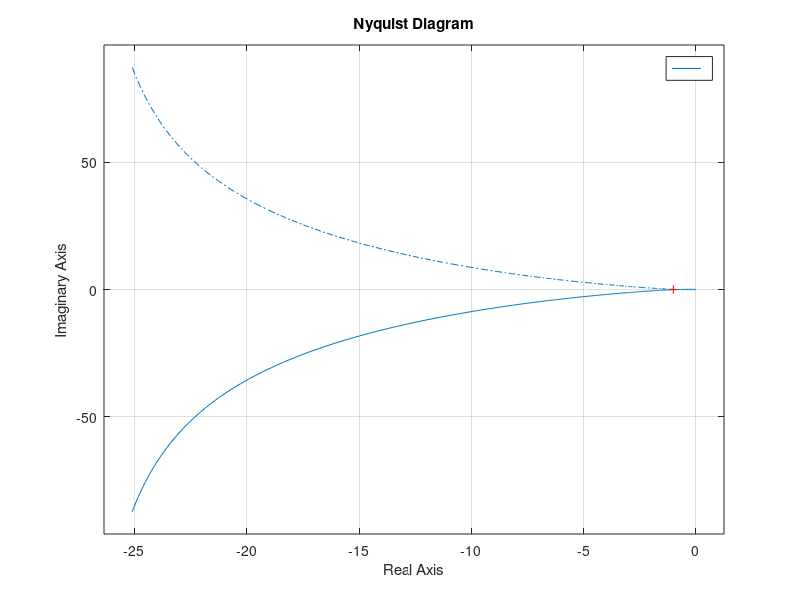
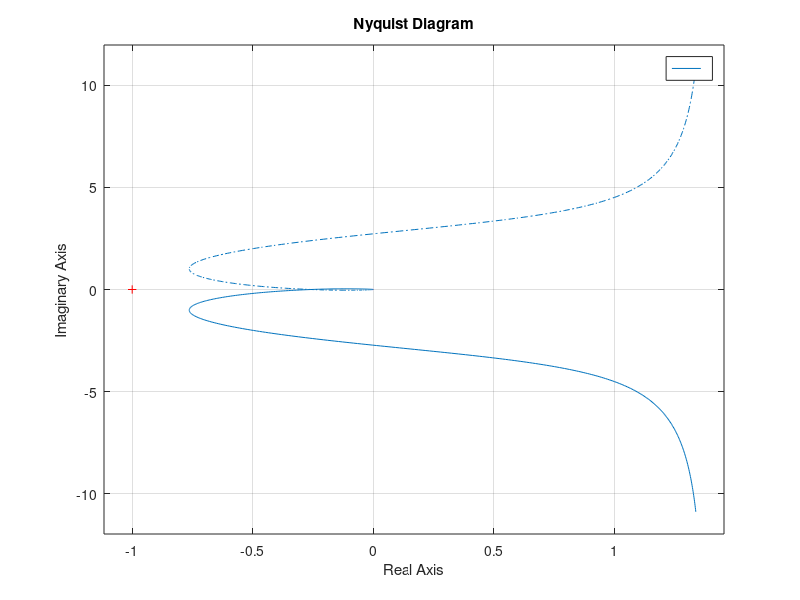

Write the MATLAB code that produced these figures, in order.
sys_g = tf(10, conv([1/5 1 0], [1/20, 1]));
sys_c_1 = tf([1, 3], [1, 1]);
sys_c_2 = tf([1, 1], [1, 3]);
figure
nyquist(series(sys_g, sys_c_1))
figure
nyquist(series(sys_g, sys_c_2))